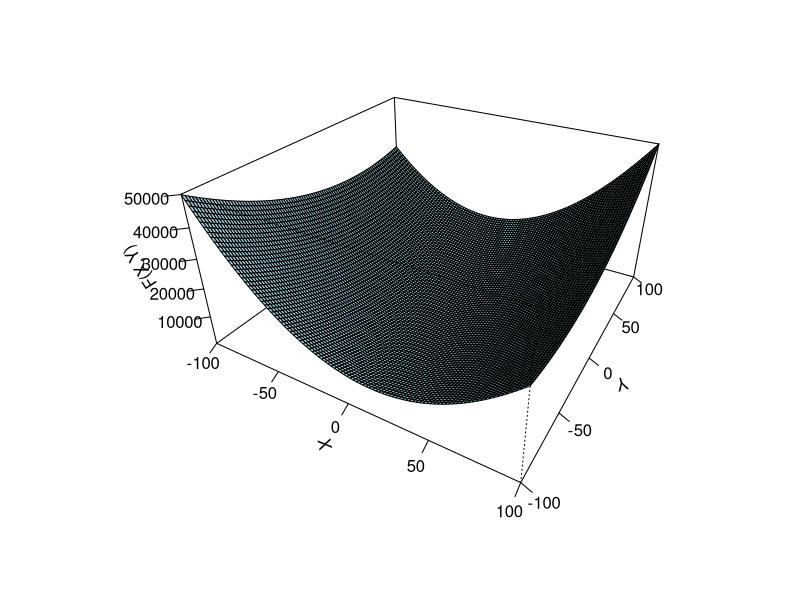

Reproduce this figure in R.
## ---- chunk 1
x=seq(-100,100, length=100)
y=x
z=outer(x,y, function(x,y) x*y*sin(x*y) )
z=outer(x,y, function(x,y) 3*x**2 + x*y + x + y**2 + 2)


#contour(x,y,f, nlevels=45)

persp(x, y, z, theta = 30, phi = 30, expand = .5, col = "lightblue",
      ltheta = 120, shade = 0.000001,
      xlab = "X", ylab = "Y", zlab = "F(X,Y)", box=TRUE,ticktype = "detailed")
#demo(persp)
#?persp

